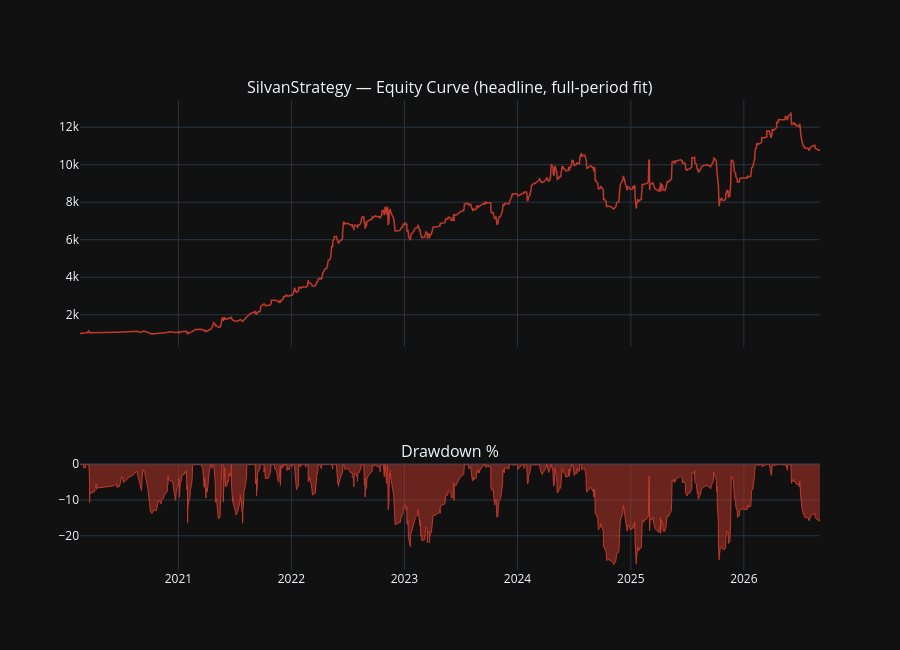

The cell this chart's notebook holds for it:
### Markdown cell above
## 1. The headline backtest

Hyperopted on the full 2018–2026 window, reported on that same window — sin #2 in the article. This is the equity curve at the top of the post.

### Code cell
headline_data, headline_wallet, headline_mktchg = load_backtest(HEADLINE_ZIP)
headline_trades = build_trades(headline_data)
headline_eq, headline_dd = equity_from_trades(headline_trades)

fig = make_subplots(rows=2, cols=1, shared_xaxes=True, row_heights=[0.7, 0.3],
                     subplot_titles=["SilvanStrategy — Equity Curve (headline, full-period fit)", "Drawdown %"])
fig.add_trace(go.Scatter(x=headline_trades["close_date"], y=headline_eq, name="SilvanStrategy",
                          line=dict(color="#c0392b", width=1.5)), row=1, col=1)
fig.add_trace(go.Scatter(x=headline_trades["close_date"], y=headline_dd, name="Drawdown",
                          line=dict(color="#c0392b", width=1), fill="tozeroy"), row=2, col=1)
fig.update_layout(template="plotly_dark", height=650, showlegend=False)
fig.show()

### Figure 1 — Plotly figure (JSON) as saved in the notebook; plotly's stock layout.template omitted (floating-point values rounded to 4 significant figures; data arrays with more than 128 entries replaced by an {"elided": "..."} marker saying what was removed)
{"data": [{"line": {"color": "#c0392b", "width": 1.5}, "name": "SilvanStrategy", "type": "scatter", "x": {"elided": "1266 str values"}, "xaxis": "x", "y": {"elided": "1266 float values"}, "yaxis": "y"}, {"fill": "tozeroy", "line": {"color": "#c0392b", "width": 1}, "name": "Drawdown", "type": "scatter", "x": {"elided": "1266 str values"}, "xaxis": "x2", "y": {"elided": "1266 float values"}, "yaxis": "y2"}], "layout": {"annotations": [{"font": {"size": 16}, "showarrow": false, "text": "SilvanStrategy — Equity Curve (headline, full-period fit)", "x": 0.5, "xanchor": "center", "xref": "paper", "y": 1.0, "yanchor": "bottom", "yref": "paper"}, {"font": {"size": 16}, "showarrow": false, "text": "Drawdown %", "x": 0.5, "xanchor": "center", "xref": "paper", "y": 0.225, "yanchor": "bottom", "yref": "paper"}], "height": 650, "showlegend": false, "xaxis": {"anchor": "y", "domain": [0.0, 1.0], "matches": "x2", "showticklabels": false}, "xaxis2": {"anchor": "y2", "domain": [0.0, 1.0]}, "yaxis": {"anchor": "x", "domain": [0.475, 1.0]}, "yaxis2": {"anchor": "x2", "domain": [0.0, 0.225]}}}
